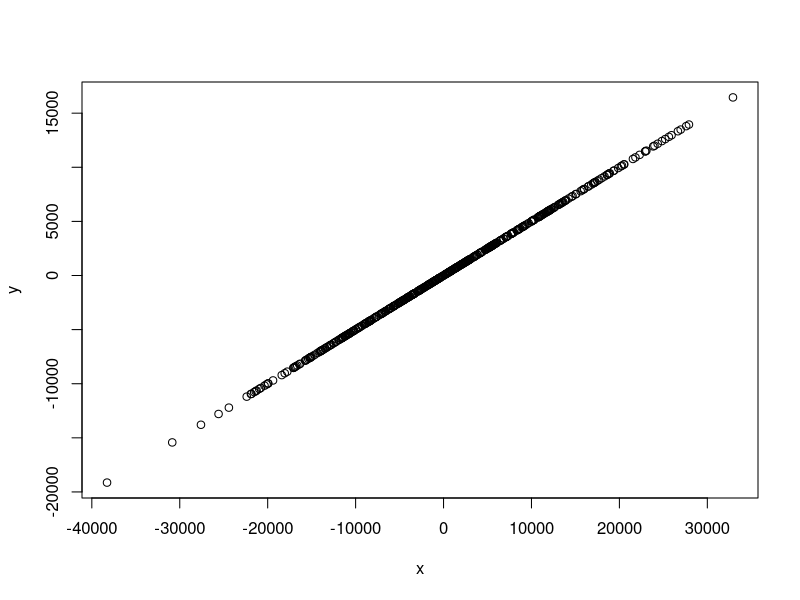

The R script that drew this image:
rm(list=ls())

N = 500

sd.eps = 4
#As we increase the variance, the OLS estimator 
#becomes more precise 
sd.x = 11000

x = rnorm(N,0,sd.x)
y = 0.5*x + rnorm(N,0,sd.eps)

#idk why negative 1
reg = lm(y ~ x-1)
summary(reg)

#Solving for standard deviation 
s2.beta = sum(reg$res^2)/(N-1)*1/sum(x^2)
sqrt(s2.beta)

plot(x,y)
#tAKE AWAY: the larger the variation in X,
#the likelier it is to capture the variation
# in the y variable